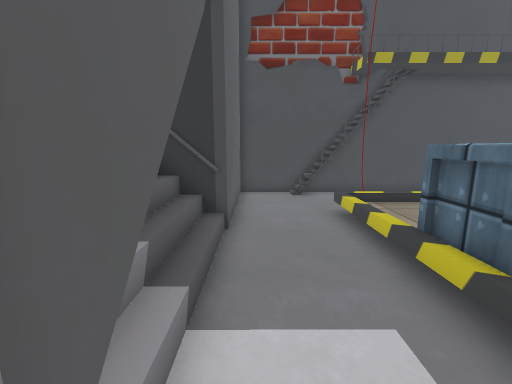
[1] (above)

15 first-person views from a walk through a 3-D level made in the Unity game engine. The camera is 1.2 m above the floor, tilts 10° down and sees 90° across. The floor is counted in squares, 0.5 m on a side. Each view is taken from the middle of a square. On the plan, view 1 faces up. The plan holds only what a view shows up to about 17 squares ahead; the rest is blank. The place goes on beyond the plan. The player is left out. Some surface patterns are stand-ins.

[2]
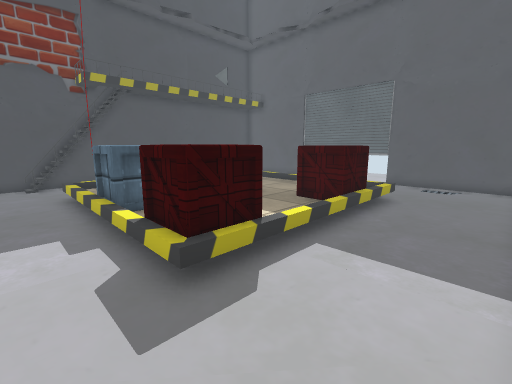

[3]
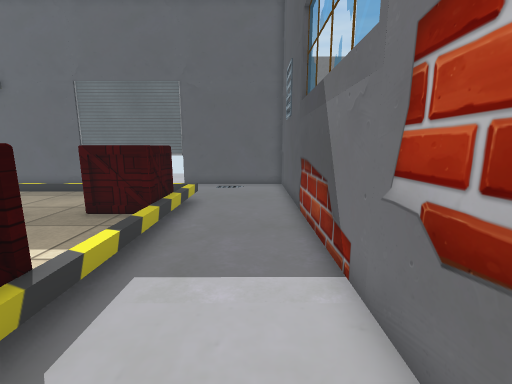

[4]
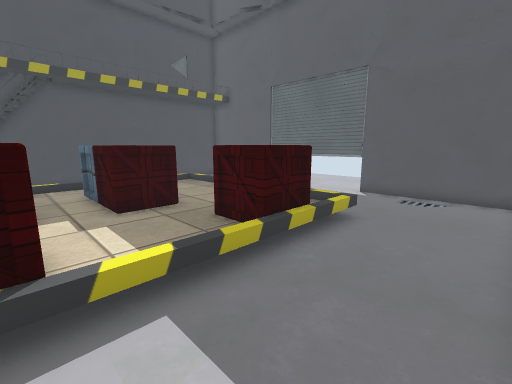

[5]
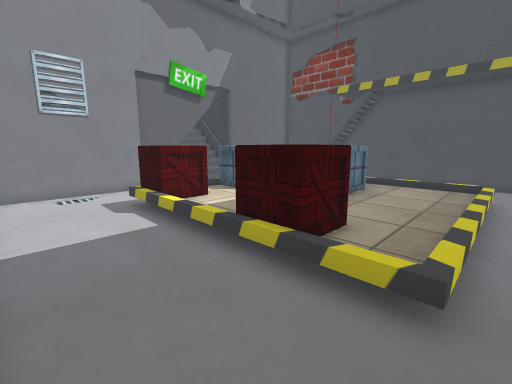

[6]
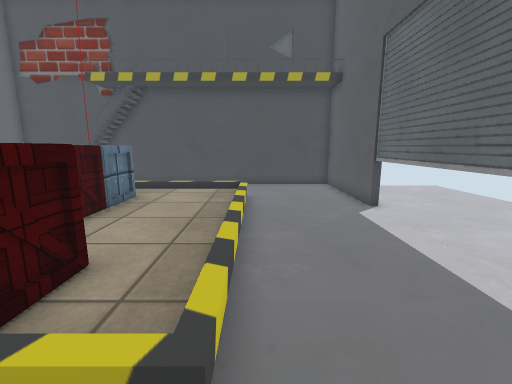

[7]
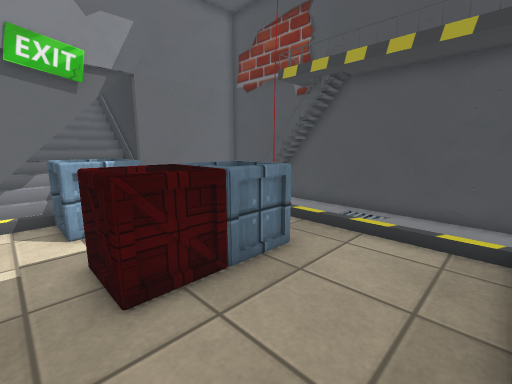

[8]
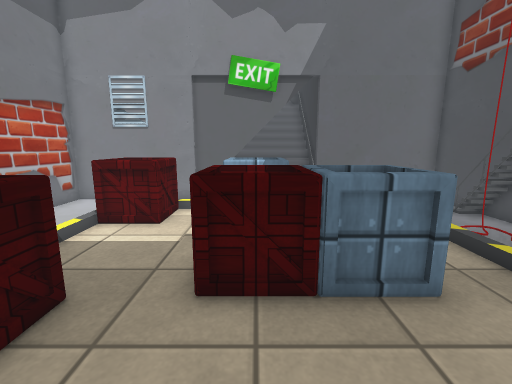

[9]
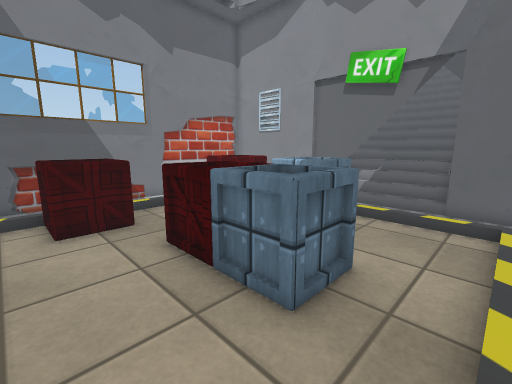

[10]
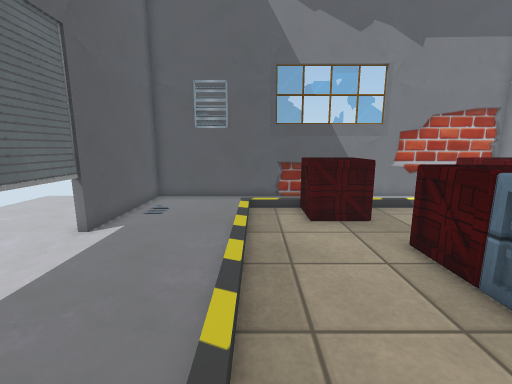

[11]
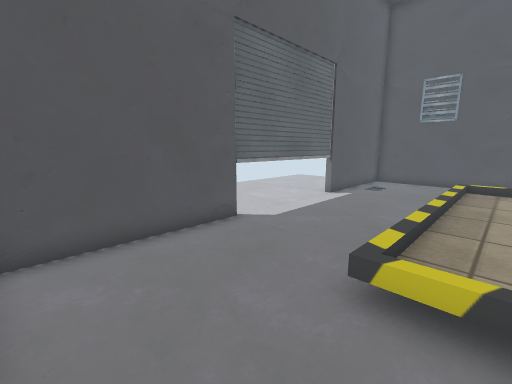

[12]
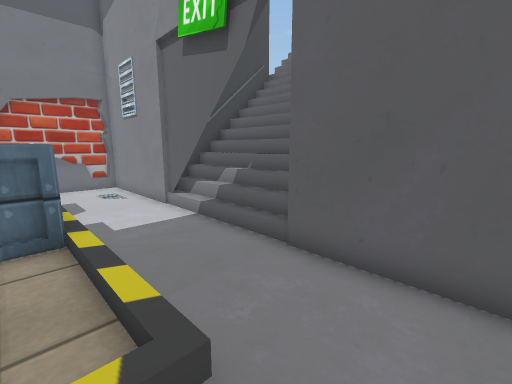

[13]
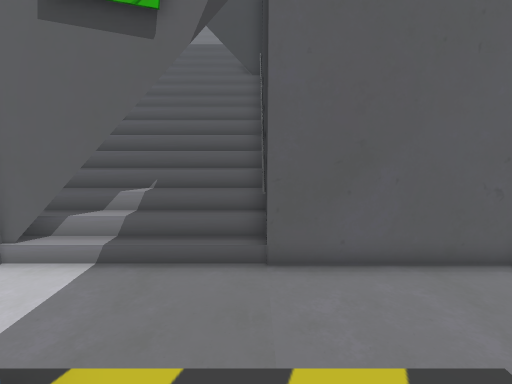

[14]
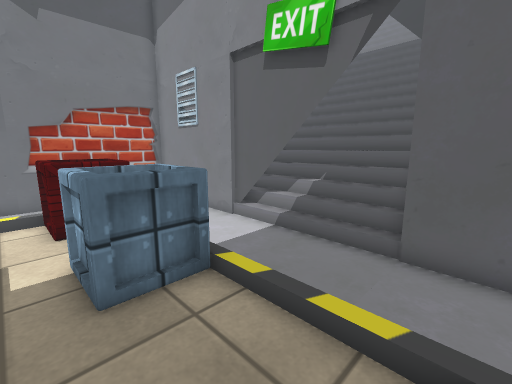

[15]
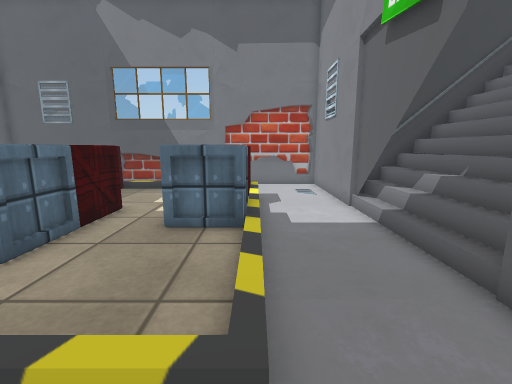

### Floor plan
Key: @ floor where view 1 was taken; # wall or solid block; x gap in a wall; . main floor; : floor 0.25 m higher than the main floor; / step, stairs or slope; = window, fence, low wall or low ledge; v drop or lower ground; O other object.
Columns run from 12 left of view 1 to 19 right of it. Each row starts with its distance up from view 1.
 14            #####################
 13            #..=###.............#
 12            #...................#
 11            #.....#.      ......#
 10            #....        .......#
  9            #...///////////.....#
  8            #.../::::::::::.....#
  7     ########.../:::OOO::::.....#
  6    /# //////.../:::OOO::::.....#
  5   //# //////...OOO:OOO::::.....#
  4 ////# /////x...OOO:OOO::::.....#
  3 ///////////#...OOO:OOO::::.....#
  2 ///////////#.../::::::::::.....#
  1    //    //#...OOO:::OOO::.....#
  0      #######@..OOO:::O O::.....#
 -1            #...OOO///OOO//.....#
 -2            #...................#
 -3            #v..................#
 -4            #...................#
 -5            #...................#
 -6            #####################

Positions as (right, up) in squares from view 1, and headings:
1: (0, 0), facing up
2: (1, -5), facing up-right
3: (2, -4), facing right
4: (5, -5), facing up-right
5: (14, -5), facing up-left
6: (14, -3), facing up
7: (13, 2), facing up-left
8: (13, 4), facing left
9: (12, 9), facing down-left
10: (13, 9), facing down
11: (12, 13), facing down-right
12: (4, 11), facing down-left
13: (5, 7), facing left
14: (6, 9), facing down-left
15: (3, 11), facing down
